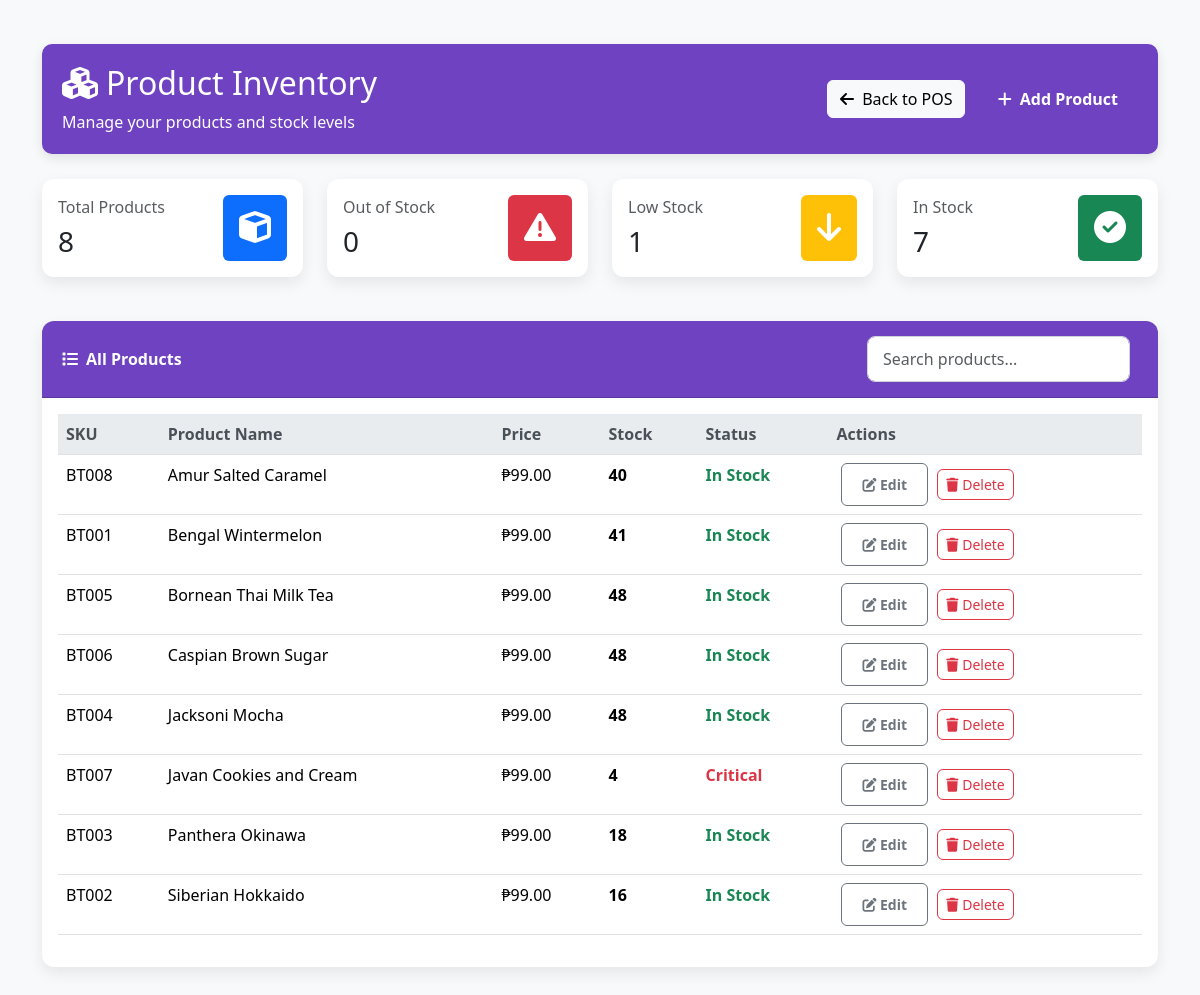
Screenshot of /products_list.php (signed in) with the database file from the repository.
### tables this page shows
CREATE TABLE `products` (
  `id` int(11) NOT NULL,
  `sku` varchar(50) NOT NULL,
  `name` varchar(255) NOT NULL,
  `price` decimal(10,2) NOT NULL,
  `created_at` timestamp NOT NULL DEFAULT current_timestamp()
);

### products_list.php (the view, shortened to what this page needs)
<?php
require_once 'db.php';
$stmt = $pdo->query("
    SELECT p.*, COALESCE(i.quantity, 0) as stock_quantity
    FROM products p
    LEFT JOIN inventory i ON p.id = i.product_id
    ORDER BY p.name
");
$products = $stmt->fetchAll(PDO::FETCH_ASSOC);
$total_products = count($products);
$out_of_stock = 0;
$low_stock = 0;
$in_stock = 0;
foreach ($products as $product) {
    if ($product['stock_quantity'] <= 0) {
        $out_of_stock++;
    } elseif ($product['stock_quantity'] < 10) {
        $low_stock++;
    } else {
        $in_stock++;
    }
}
?>
<!DOCTYPE html>
<html lang="en">
<head>
    <link href="https://cdn.jsdelivr.net/npm/bootstrap@5.3.2/dist/css/bootstrap.min.css" rel="stylesheet">
    <link rel="stylesheet" href="https://cdnjs.cloudflare.com/ajax/libs/font-awesome/6.4.0/css/all.min.css">
</head>
<body>
    <div class="container my-4">
        <div class="header-container">
            <div class="d-flex justify-content-between align-items-center">
                <div>
                    <h2 class="mb-0"><i class="fas fa-cubes me-2"></i>Product Inventory</h2>
                    <p class="mb-0 mt-2">Manage your products and stock levels</p>
                </div>
                <div>
                    <a href="index.php" class="btn btn-light me-2"><i class="fas fa-arrow-left me-1"></i> Back to POS</a>
                    <a href="product_form.php" class="btn btn-primary"><i class="fas fa-plus me-1"></i> Add Product</a>
                </div>
            </div>
        </div>
        <div class="row mb-4">
            <div class="col-md-3">
                <div class="card">
                    <div class="card-body">
                        <div class="d-flex justify-content-between align-items-center">
                            <div>
                                <h6 class="card-title text-muted">Total Products</h6>
                                <h3 class="mb-0"><?php echo $total_products; ?></h3>
                            </div>
                            <div class="bg-primary p-3 rounded">
                                <i class="fas fa-cube fa-2x text-white"></i>
                            </div>
                        </div>
                    </div>
                </div>
            </div>
            <div class="col-md-3">
                <div class="card">
                    <div class="card-body">
                        <div class="d-flex justify-content-between align-items-center">
                            <div>
                                <h6 class="card-title text-muted">Out of Stock</h6>
                                <h3 class="mb-0"><?php echo $out_of_stock; ?></h3>
                            </div>
                            <div class="bg-danger p-3 rounded">
                                <i class="fas fa-exclamation-triangle fa-2x text-white"></i>
                            </div>
                        </div>
                    </div>
                </div>
            </div>
            <div class="col-md-3">
                <div class="card">
                    <div class="card-body">
                        <div class="d-flex justify-content-between align-items-center">
                            <div>
                                <h6 class="card-title text-muted">Low Stock</h6>
                                <h3 class="mb-0"><?php echo $low_stock; ?></h3>
                            </div>
                            <div class="bg-warning p-3 rounded">
                                <i class="fas fa-arrow-down fa-2x text-white"></i>
                            </div>
                        </div>
                    </div>
                </div>
            </div>
            <div class="col-md-3">
                <div class="card">
                    <div class="card-body">
                        <div class="d-flex justify-content-between align-items-center">
                            <div>
                                <h6 class="card-title text-muted">In Stock</h6>
                                <h3 class="mb-0"><?php echo $in_stock; ?></h3>
                            </div>
                            <div class="bg-success p-3 rounded">
                                <i class="fas fa-check-circle fa-2x text-white"></i>
                            </div>
                        </div>
                    </div>
                </div>
            </div>
        </div>
        <div class="card">
            <div class="card-header d-flex justify-content-between align-items-center">
                <span><i class="fas fa-list me-2"></i>All Products</span>
                <div class="d-flex">
                    <input type="text" class="form-control search-box me-2" placeholder="Search products..." id="searchInput">
                </div>
            </div>
            <div class="card-body">
                <div class="table-responsive">
                    <table class="table table-hover">
                        <thead>
                            <tr>
                                <th>SKU</th>
                                <th>Product Name</th>
                                <th>Price</th>
                                <th>Stock</th>
                                <th>Status</th>
                                <th>Actions</th>
                            </tr>
                        </thead>
                        <tbody>
                            <?php foreach ($products as $product):
                                $status = 'In Stock';
                                $status_class = 'stock-available';
                                if ($product['stock_quantity'] <= 0) {
                                    $status = 'Out of Stock';
                                    $status_class = 'stock-critical';
                                } elseif ($product['stock_quantity'] < 5) {
                                    $status = 'Critical';
                                    $status_class = 'stock-critical';
                                } elseif ($product['stock_quantity'] < 10) {
                                    $status = 'Low Stock';
                                    $status_class = 'stock-low';
                                }
                            ?>
                            <tr>
                                <td><?php echo htmlspecialchars($product['sku']); ?></td>
                                <td><?php echo htmlspecialchars($product['name']); ?></td>
                                <td>₱<?php echo number_format($product['price'], 2); ?></td>
                                <td class="<?php echo $status_class; ?>">
                                    <?php echo $product['stock_quantity']; ?>
                                </td>
                                <td><span class="<?php echo $status_class; ?>"><?php echo $status; ?></span></td>
                                <td class="action-buttons">
                                    <a href="product_form.php?id=<?php echo $product['id']; ?>" class="btn btn-sm btn-outline-secondary">
                                        <i class="fas fa-edit"></i> Edit
                                    </a>
                                    <a href="products_list.php?delete_id=<?php echo $product['id']; ?>" class="btn btn-sm btn-outline-danger"
                                       onclick="return confirm('Are you sure you want to delete <?php echo htmlspecialchars($product['name']); ?>?')">
                                        <i class="fas fa-trash"></i> Delete
                                    </a>
                                </td>
                            </tr>
                            <?php endforeach; ?>
                        </tbody>
                    </table>
                </div>
            </div>
        </div>
    </div>
</body>
</html>

### products_list.php (style rules this page uses)
body { background-color: #f8f9fa; font-family: 'Segoe UI', Tahoma, Geneva, Verdana, sans-serif; padding: 20px; }
.header-container { background: #6f42c1; color: white; border-radius: 10px; padding: 20px; margin-bottom: 25px; box-shadow: 0 4px 12px rgba(0,0,0,0.1); }
.card { border-radius: 12px; box-shadow: 0 6px 15px rgba(0,0,0,0.08); border: none; margin-bottom: 20px; }
.card-header { background-color: #6f42c1; color: white; border-radius: 12px 12px 0 0 !important; padding: 15px 20px; font-weight: 600; }
.table th { background-color: #e9ecef; border-top: none; font-weight: 600; color: #495057; }
.btn-primary { background: #6f42c1; border: none; border-radius: 8px; padding: 10px 20px; font-weight: 600; }
.btn-outline-secondary { border-radius: 8px; padding: 10px 20px; font-weight: 600; }
.stock-critical { color: #dc3545; font-weight: 600; }
.stock-available { color: #198754; font-weight: 600; }
.action-buttons .btn { margin-left: 5px; border-radius: 6px; }
.search-box { border-radius: 8px; padding: 10px 15px; border: 1px solid #ced4da; }

### rows the page displays
products: sku "BT008", name "Amur Salted Caramel", price "99.00", stock_quantity "40", status "In Stock"
products: sku "BT001", name "Bengal Wintermelon", price "99.00", stock_quantity "41", status "In Stock"
products: sku "BT005", name "Bornean Thai Milk Tea", price "99.00", stock_quantity "48", status "In Stock"
products: sku "BT006", name "Caspian Brown Sugar", price "99.00", stock_quantity "48", status "In Stock"
products: sku "BT004", name "Jacksoni Mocha", price "99.00", stock_quantity "48", status "In Stock"
products: sku "BT007", name "Javan Cookies and Cream", price "99.00", stock_quantity "4", status "Critical"
products: sku "BT003", name "Panthera Okinawa", price "99.00", stock_quantity "18", status "In Stock"
products: sku "BT002", name "Siberian Hokkaido", price "99.00", stock_quantity "16", status "In Stock"

### other values shown
$total_products "8"
$out_of_stock "0"
$low_stock "1"
$in_stock "7"
